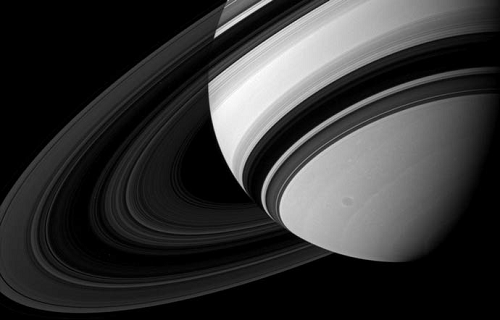
#> input picture computer_vision/images/saturn.png, 500 x 320 px
$ python 11_rmv_noise_gaussian_blur.py
#> lines starting #> are read from the running program, lines starting #| are printed output that depends on the picture
import numpy as np
import cv2
import matplotlib.pyplot as plt


img = cv2.imread('images/saturn.png', 0)
#> img is the input picture: shape (320, 500); min 0, max 254, mean 51.9

# 创建一个带噪声的图片
im = np.zeros(img.shape, np.uint8)
mean = 0
sigma_noise = 30
gaussian = cv2.randn(im, mean, sigma_noise)
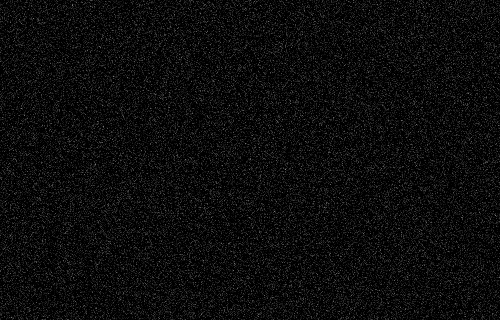
#> im: shape (320, 500); min 0, max 137, mean 12
img_noise = cv2.add(img, gaussian)
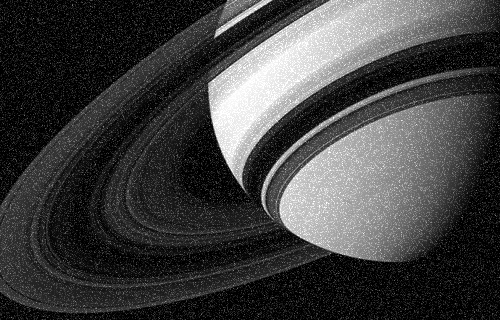
#> img_noise: shape (320, 500); min 0, max 255, mean 63.8

gauss_noise_remv = cv2.GaussianBlur(img_noise, (1, 21), 2)
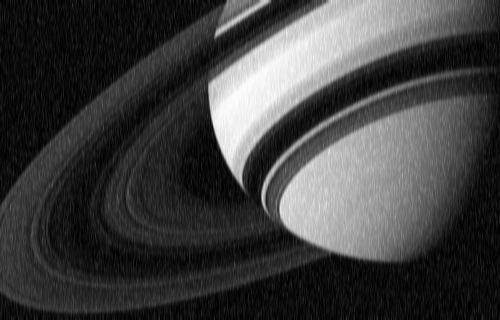
#> gauss_noise_remv: shape (320, 500); min 0, max 254, mean 63.8

plt.figure(figsize=(10, 8))
plt.subplot(131), plt.imshow(img, cmap='gray', interpolation='bicubic')
plt.title('Original'), plt.xticks([]), plt.yticks([])
plt.subplot(132), plt.imshow(img_noise, cmap='gray', interpolation='bicubic')
plt.title('Noisy'), plt.xticks([]), plt.yticks([])
plt.subplot(133), plt.imshow(gauss_noise_remv, cmap='gray', interpolation='bicubic')
plt.title('Gaussian Noise Removal'), plt.xticks([]), plt.yticks([])
plt.show()
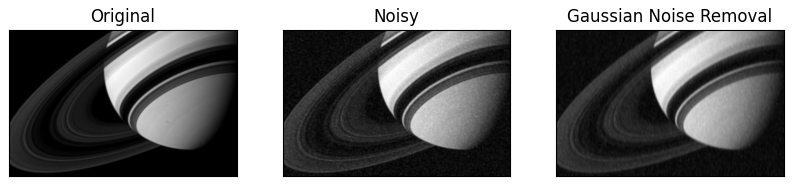
#> figure drawn by matplotlib, 3 panels

$ run again, with computer_vision/images/astro_left.png copied over computer_vision/images/saturn.png
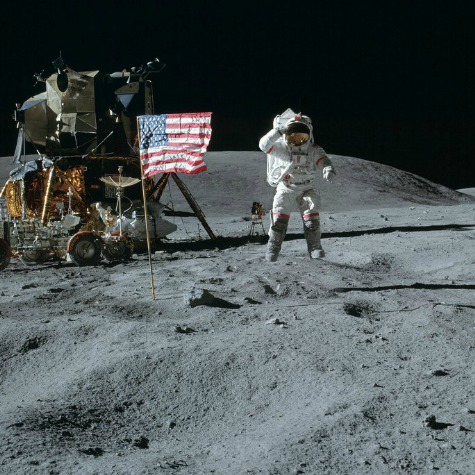
#> input picture computer_vision/images/astro_left.png, 475 x 475 px
#> `gaussian = cv2.randn(im, mean, sigma_noise)`:
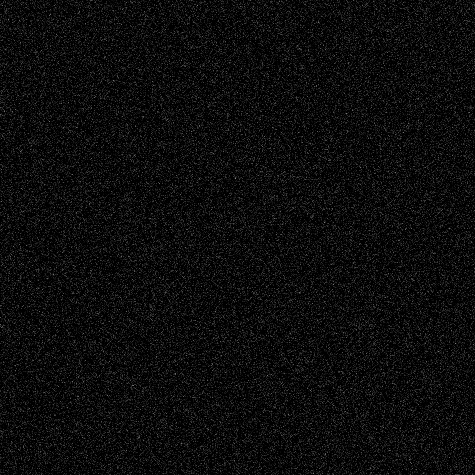
#> im: shape (475, 475); min 0, max 137, mean 12
#> `gauss_noise_remv = cv2.GaussianBlur(img_noise, (1, 21), 2)`:
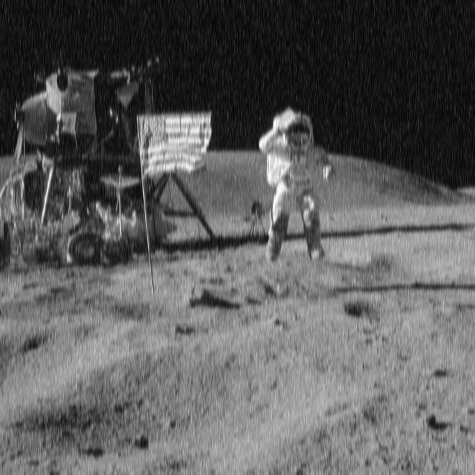
#> gauss_noise_remv: shape (475, 475); min 5, max 254, mean 93.1

$ run again, with computer_vision/images/bicycle.png copied over computer_vision/images/saturn.png
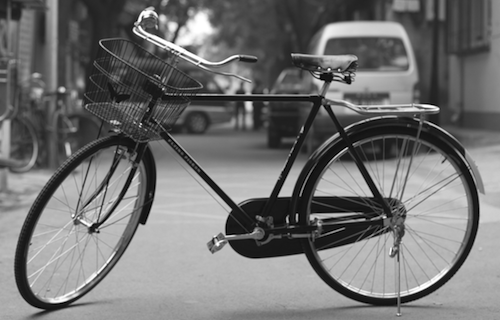
#> input picture computer_vision/images/bicycle.png, 500 x 320 px
#> img is the input picture: shape (320, 500); min 0, max 255, mean 114.2
#> `gauss_noise_remv = cv2.GaussianBlur(img_noise, (1, 21), 2)`:
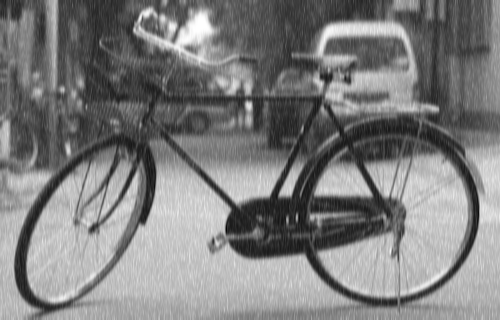
#> gauss_noise_remv: shape (320, 500); min 4, max 255, mean 126
#> `plt.show()`:
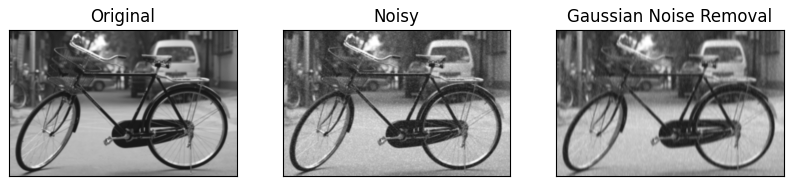
#> figure drawn by matplotlib, 3 panels
